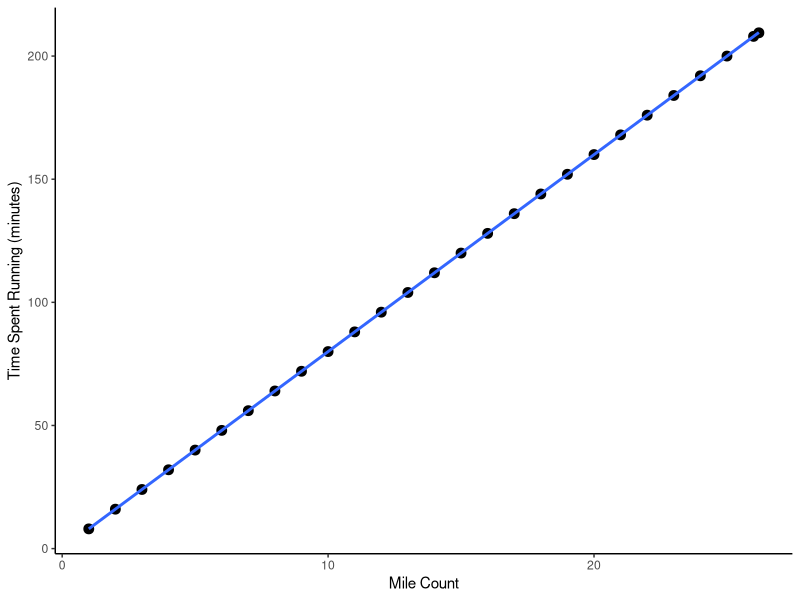

Write the R code that produced this figure.
# Tutorial 12 
## Exercise 10 

# Question 1

# Set working directory
setwd("~/Desktop/Fall-2021/Biocomputing/Biocomp_tutorial12/")

# Load marathon pace data text file 
marathon <- read.table("Marathon_Pace.txt", header = FALSE, sep = "\t", stringsAsFactors = FALSE)
colnames(marathon) <- c("mile","time")

# Load ggplot library and check marathon file for headers
head(marathon)
library(ggplot2)

# Scatter plot of two variables: mile count vs time in minutes
ggplot(marathon, aes(x=mile,y=time))+
  geom_point(size=3)+
  xlab("Mile Count")+
  ylab("Time Spent Running (minutes)")+
  theme_classic()+
  geom_smooth(method="lm") # Include trend line 


# Question 2

